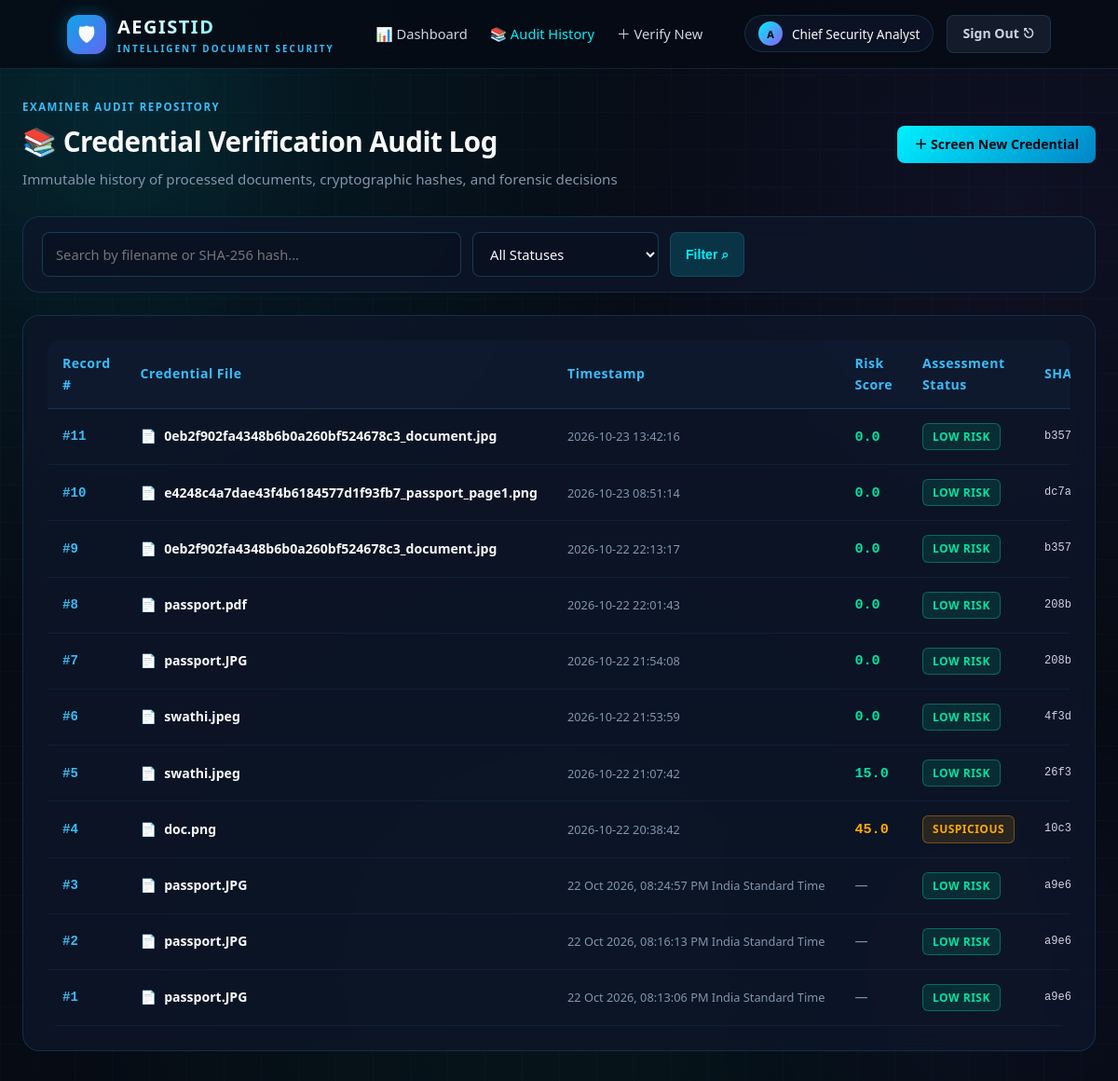
Screenshot of /history (signed in) with the database file from the repository.
### tables this page shows
CREATE TABLE users (
        id INTEGER PRIMARY KEY AUTOINCREMENT,
        username TEXT UNIQUE NOT NULL,
        email TEXT UNIQUE NOT NULL,
        password_hash TEXT NOT NULL,
        full_name TEXT,
        role TEXT DEFAULT 'Senior Analyst',
        created_at TEXT NOT NULL
    );

CREATE TABLE verification_history (
                id INTEGER PRIMARY KEY AUTOINCREMENT,
                filename TEXT NOT NULL,
                stored_filename TEXT NOT NULL,
                processed_filename TEXT,
                verified_at TEXT NOT NULL,
                status TEXT NOT NULL,
                risk_score REAL,
                sha256 TEXT,
                details_json TEXT
            , user_id INTEGER REFERENCES users(id));

### app.py (the view)
@app.route("/history")
@login_required
def history():
    user = get_current_user()
    db = get_db()
    query = request.args.get("q", "").strip()
    status_filter = request.args.get("status", "").strip()
    sql = "SELECT * FROM verification_history WHERE 1=1"
    params = []
    if query:
        sql += " AND (filename LIKE ? OR sha256 LIKE ?)"
        params.extend([f"%{query}%", f"%{query}%"])
    if status_filter:
        sql += " AND status = ?"
        params.append(status_filter)
    sql += " ORDER BY id DESC"
    records = db.execute(sql, params).fetchall()
    return render_template(
        "history.html",
        user=user,
        records=records,
        search_query=query,
        status_filter=status_filter,
    )

### app.py (called while the page is built)
def get_db():
    if "db" not in g:
        g.db = sqlite3.connect(str(DATABASE_PATH))
        g.db.row_factory = sqlite3.Row
    return g.db

def get_current_user():
    user_id = session.get("user_id")
    if not user_id:
        return None
    db = get_db()
    return db.execute("SELECT * FROM users WHERE id = ?", (user_id,)).fetchone()

@app.context_processor
def inject_user():
    return {"current_user": get_current_user()}

def login_required(view_func):
    @wraps(view_func)
    def wrapped_view(*args, **kwargs):
        if session.get("user_id") is None:
            flash("Please sign in to access this security workspace.")
            return redirect(url_for("login", next=request.url))
        return view_func(*args, **kwargs)
    return wrapped_view

### templates/history.html (shortened to what this page needs)
<!DOCTYPE html>
<html lang="en">
<head>
    <link rel="stylesheet" href="{{ url_for('static', filename='style.css') }}">
</head>
<body>
<div class="ambient ambient-one"></div>
<div class="ambient ambient-two"></div>
<div class="grid-overlay"></div>
<nav class="navbar">
    <a class="brand" href="{{ url_for('dashboard') }}">
        <div class="brand-icon">🛡</div>
        <div class="brand-text">
            <h2>AEGISTID</h2>
            <span>INTELLIGENT DOCUMENT SECURITY</span>
        </div>
    </a>
    <div class="nav-menu">
        <a href="{{ url_for('dashboard') }}">📊 Dashboard</a>
        <a href="{{ url_for('history') }}" class="active">📚 Audit History</a>
        <a href="{{ url_for('dashboard') }}#quick-upload">＋ Verify New</a>
    </div>
    <div class="nav-actions">
        {% if current_user %}
            <div class="user-badge">
                <div class="user-avatar">{{ current_user['username'][:1].upper() }}</div>
                <span>{{ current_user['full_name'] or current_user['username'] }}</span>
            </div>
            <a href="{{ url_for('logout') }}" class="btn-nav-secondary">Sign Out ⎋</a>
        {% else %}
            <a href="{{ url_for('login') }}" class="btn-nav-primary">Sign In</a>
        {% endif %}
    </div>
</nav>
<main class="container">
    <div class="page-header">
        <div class="page-title">
            <span class="panel-kicker">EXAMINER AUDIT REPOSITORY</span>
            <h1>📚 Credential Verification Audit Log</h1>
            <p>Immutable history of processed documents, cryptographic hashes, and forensic decisions</p>
        </div>
        <div class="header-actions">
            <a href="{{ url_for('dashboard') }}#quick-upload" class="btn-nav-primary">
                ＋ Screen New Credential
            </a>
        </div>
    </div>
    <div class="panel-card" style="padding: 16px 20px; margin-bottom: 24px;">
        <form action="{{ url_for('history') }}" method="GET" style="display: flex; gap: 14px; flex-wrap: wrap; align-items: center; justify-content: space-between;">
            <div style="display: flex; gap: 12px; flex-grow: 1; min-width: 280px;">
                <input
                    type="text"
                    name="q"
                    class="form-control"
                    placeholder="Search by filename or SHA-256 hash..."
                    value="{{ search_query or '' }}"
                    style="max-width: 450px;"
                >
                <select name="status" class="form-control" style="max-width: 200px;">
                    <option value="">All Statuses</option>
                </select>
                <button type="submit" class="btn-nav-secondary" style="background: rgba(0, 240, 255, 0.15); color: var(--cyan-primary);">
                    Filter ⌕
                </button>
            </div>
        </form>
    </div>
    <div class="panel-card">
        {% if records %}
            <div class="table-responsive">
                <table class="cyber-table">
                    <thead>
                        <tr>
                            <th>Record #</th>
                            <th>Credential File</th>
                            <th>Timestamp</th>
                            <th>Risk Score</th>
                            <th>Assessment Status</th>
                            <th>SHA-256 Digest</th>
                        </tr>
                    </thead>
                    <tbody>
                        {% for rec in records %}
                            <tr>
                                <td style="font-family: var(--font-mono); font-weight: 700; color: var(--cyan-light);">
                                    #{{ rec['id'] }}
                                </td>
                                <td>
                                    <div class="doc-name-cell">
                                        <span>📄</span>
                                        <span title="{{ rec['filename'] }}" style="font-weight: 600;">
                                            {{ rec['filename'] }}
                                        </span>
                                    </div>
                                </td>
                                <td style="font-size: 0.8rem; color: var(--text-muted); white-space: nowrap;">
                                    {{ rec['verified_at'] }}
                                </td>
                                <td>
                                    {% if rec['risk_score'] is not none %}
                                        <span class="score-badge" style="color: {% if rec['risk_score'] < 30 %}var(--success){% elif rec['risk_score'] < 60 %}var(--warning){% else %}var(--danger){% endif %};">
                                            {{ rec['risk_score']|round(1) }}
                                        </span>
                                    {% else %}
                                        <span style="color: var(--text-muted);">—</span>
                                    {% endif %}
                                </td>
                                <td>
                                    {% set st = (rec['status'] or '')|upper %}
                                    {% if 'HIGH' in st or 'INVALID' in st or 'ALERT' in st %}
                                        <span class="status-badge danger">High Risk</span>
                                    {% elif 'SUSPICIOUS' in st or 'PARTIAL' in st %}
                                        <span class="status-badge warning">Suspicious</span>
                                    {% else %}
                                        <span class="status-badge success">Low Risk</span>
                                    {% endif %}
                                </td>
                                <td class="hash-cell" title="{{ rec['sha256'] }}">
                                    {{ rec['sha256'] or 'Not computed' }}
                                </td>
                            </tr>
                        {% endfor %}
                    </tbody>
                </table>
            </div>
        {% endif %}
    </div>
</main>
</body>
</html>

### rows the page displays
users: username "A", full_name "Chief Security Analyst"
verification_history: id "11", filename "0eb2f902fa4348b6b0a260bf524678c3_document.jpg", verified_at "2026-10-23 13:42:16", risk_score "0.0", shows "LOW RISK", sha256 "b3574378daca881…"
verification_history: id "10", filename "e4248c4a7dae43f4b6184577d1f93fb7_passport_page1.png", verified_at "2026-10-23 08:51:14", risk_score "0.0", shows "LOW RISK", sha256 "dc7af1877bee250…"
verification_history: id "9", filename "0eb2f902fa4348b6b0a260bf524678c3_document.jpg", verified_at "2026-10-22 22:13:17", risk_score "0.0", shows "LOW RISK", sha256 "b3574378daca881…"
verification_history: id "8", filename "passport.pdf", verified_at "2026-10-22 22:01:43", risk_score "0.0", shows "LOW RISK", sha256 "208b4662eaa8990…"
verification_history: id "7", filename "passport.JPG", verified_at "2026-10-22 21:54:08", risk_score "0.0", shows "LOW RISK", sha256 "208b4662eaa8990…"
verification_history: id "6", filename "swathi.jpeg", verified_at "2026-10-22 21:53:59", risk_score "0.0", shows "LOW RISK", sha256 "4f3d6283cb6a8eb…"
verification_history: id "5", filename "swathi.jpeg", verified_at "2026-10-22 21:07:42", risk_score "15.0", shows "LOW RISK", sha256 "26f32d7dcbdc65e…"
verification_history: id "4", filename "doc.png", verified_at "2026-10-22 20:38:42", risk_score "45.0", shows "SUSPICIOUS", sha256 "10c3ab3dce93f84…"
verification_history: id "3", filename "passport.JPG", verified_at "22 Oct 2026, 08:24:57 PM India Standard Time", shows "LOW RISK", sha256 "a9e65689582b0a5…"
verification_history: id "2", filename "passport.JPG", verified_at "22 Oct 2026, 08:16:13 PM India Standard Time", shows "LOW RISK", sha256 "a9e65689582b0a5…"
verification_history: id "1", filename "passport.JPG", verified_at "22 Oct 2026, 08:13:06 PM India Standard Time", shows "LOW RISK", sha256 "a9e65689582b0a5…"
